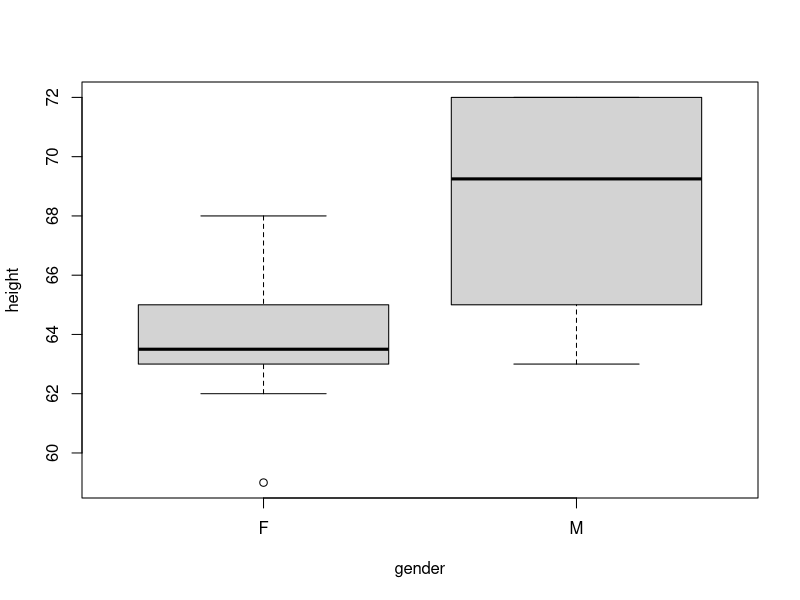
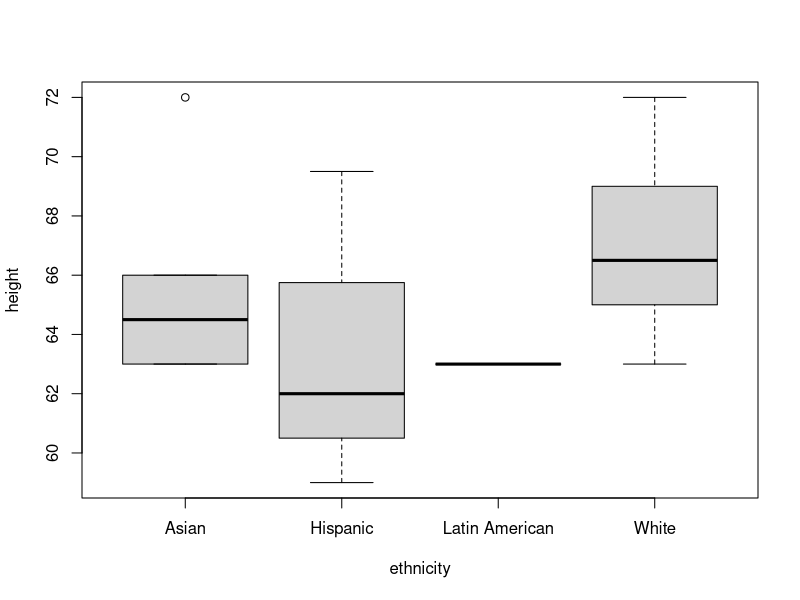
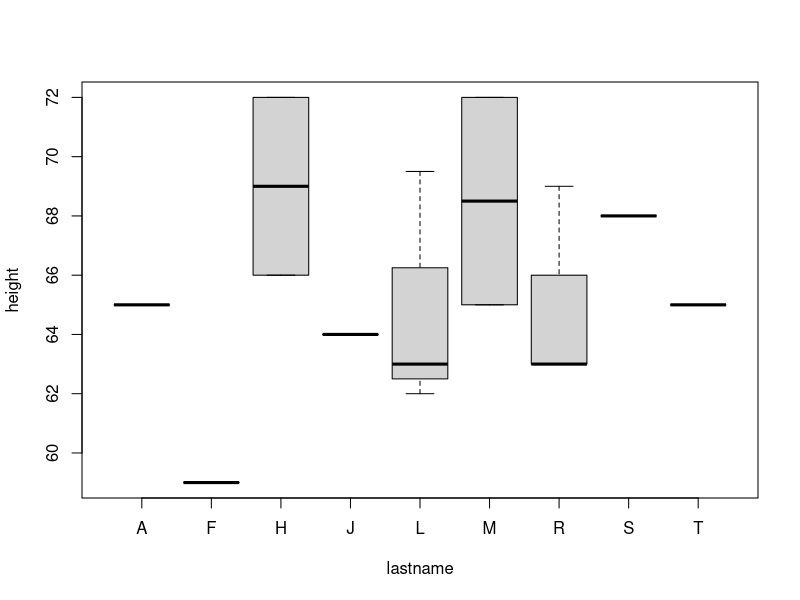
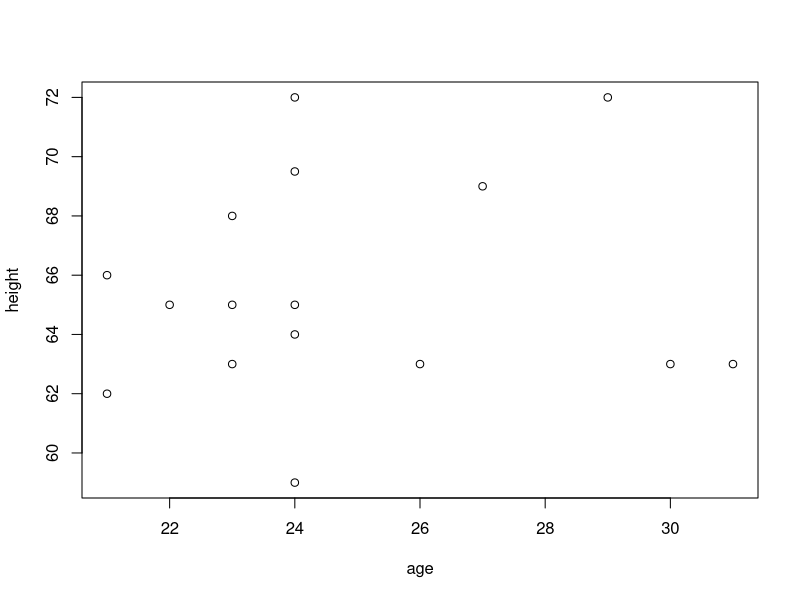

The R source for these figures, in order: (Note: this script raises an error after producing the figures.)
gender <- factor(c("M", "F", "M", "F", "F", "F", "F", "F", "F", "M", "M", "F", "M", "M", "F", "F"))
ethnicity <- factor (c("Asian", "Asian", "White", "White", "Hispanic", "White", "Hispanic", "Asian", "Asian", "White", "Hispanic", "Asian", "Asian", "Latin American", "White", "White"))
age <- c(29, 21, 27, 23, 21, 22, 24, 31, 24, 24, 24, 23, 24, 30, 23, 26)
lastname <- factor(c("H", "H", "R", "M", "L", "T", "F", "L", "J", "M", "L", "R", "A", "R", "S", "R"))
height <- c(72, 66, 69, 65, 62, 65, 59, 63, 64, 72, 69.5, 63, 65, 63, 68, 63)
datasummary <- data.frame(gender, ethnicity, age, lastname, height)
summary(datasummary)
tiff(filename = "fig1", res = 100)
plot(height ~ gender, data = datasummary)
dev.off()
tiff(filename = "fig2", res = 100)
plot(height ~ ethnicity, data = datasummary)
dev.off()
tiff(filename = "fig3", res = 100)
plot(height ~ lastname, data = datasummary)
dev.off()
tiff(filename = "fig4", res = 100)
plot(height ~ age, data = datasummary)
dev.off()
t.test(height[gender == "F"], height[gender == "M"])
t.test(height[ethnicity == "White"], height[ethnicity == "Asian"])
t.test(height[ethnicity == "White"], height[ethnicity == "Hispanic"])
t.test(height[ethnicity == "White"], height[ethnicity == "Latin American"])
